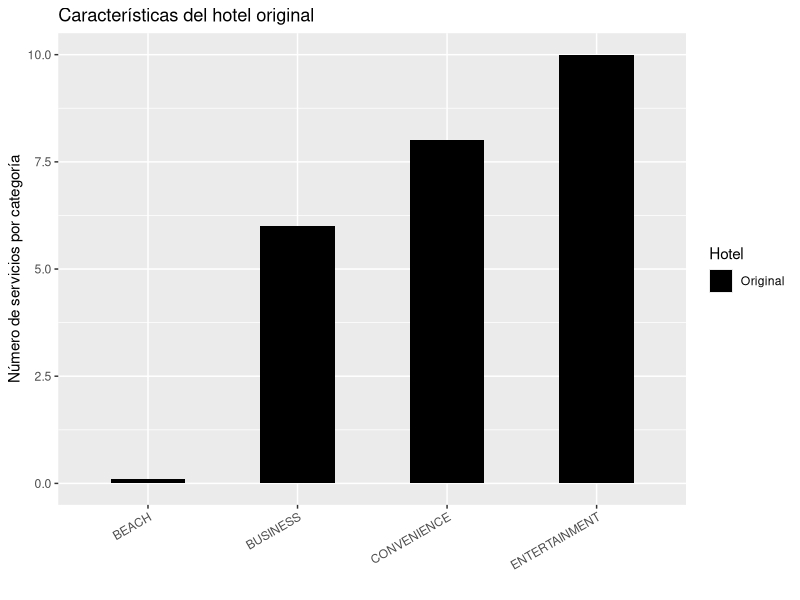
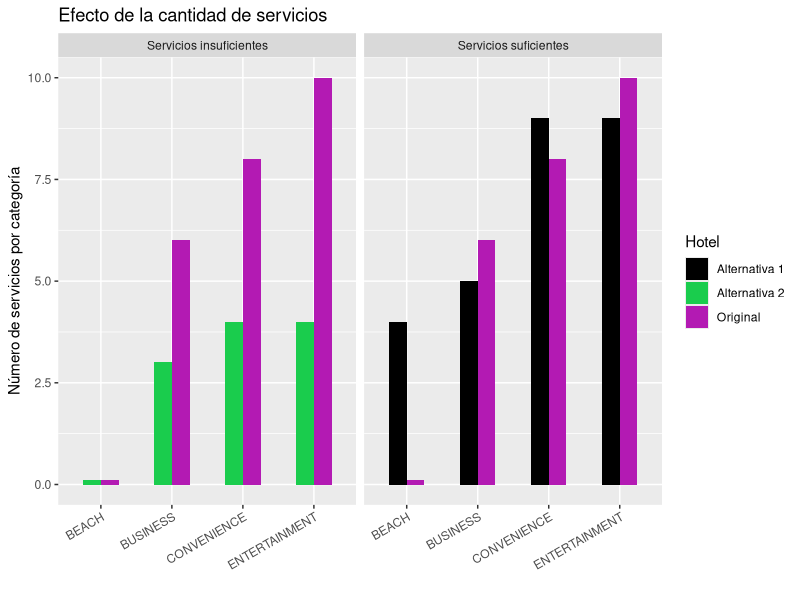
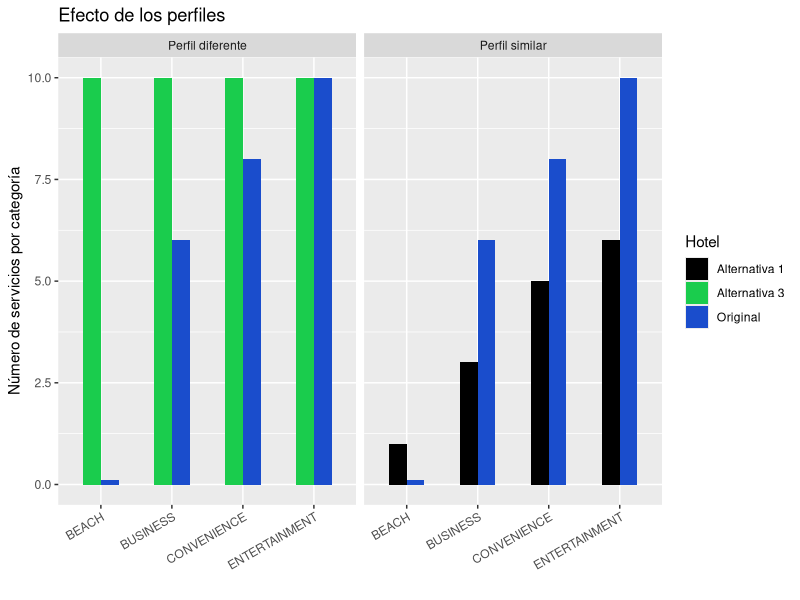
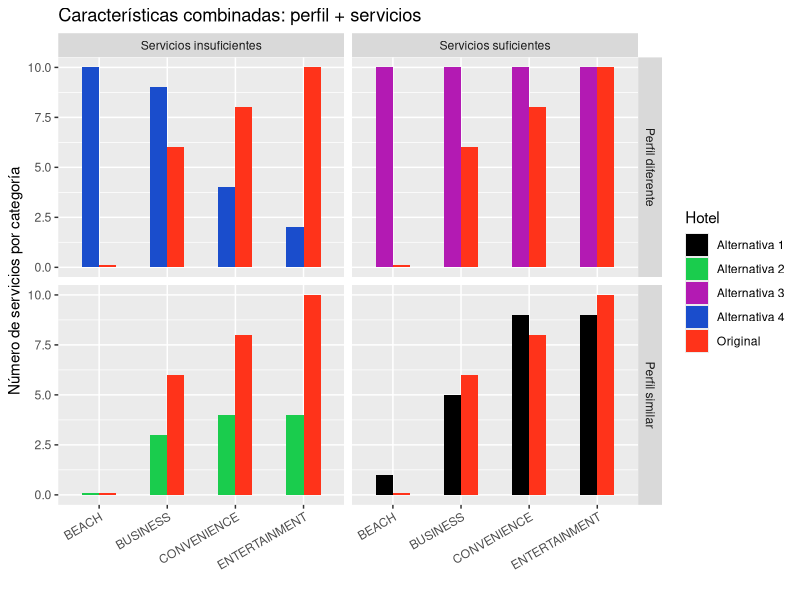
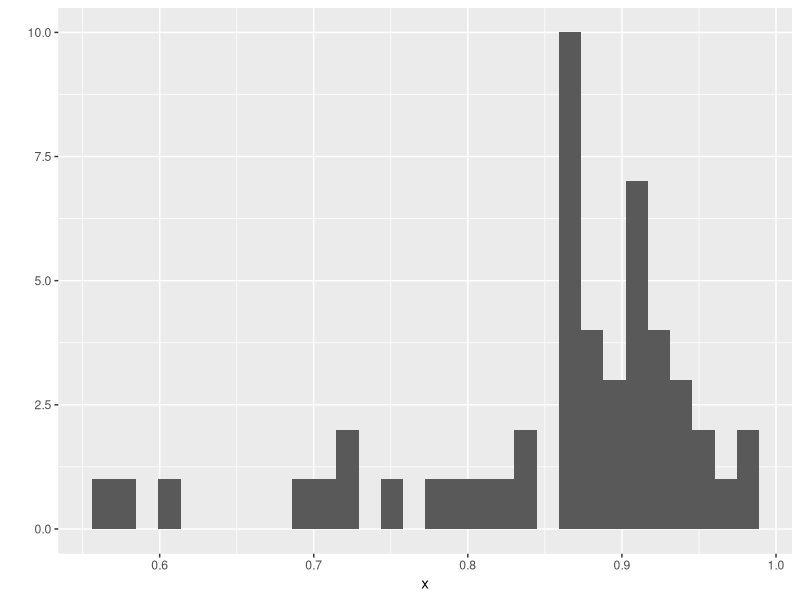
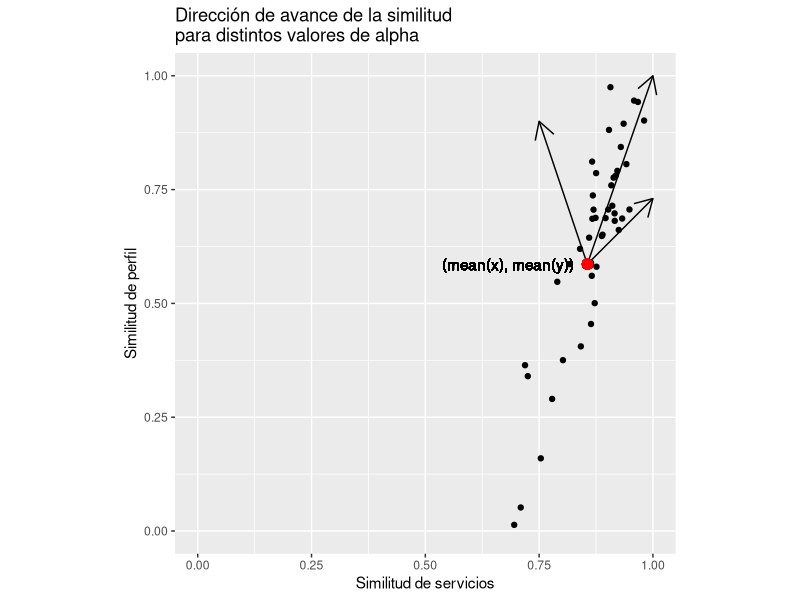
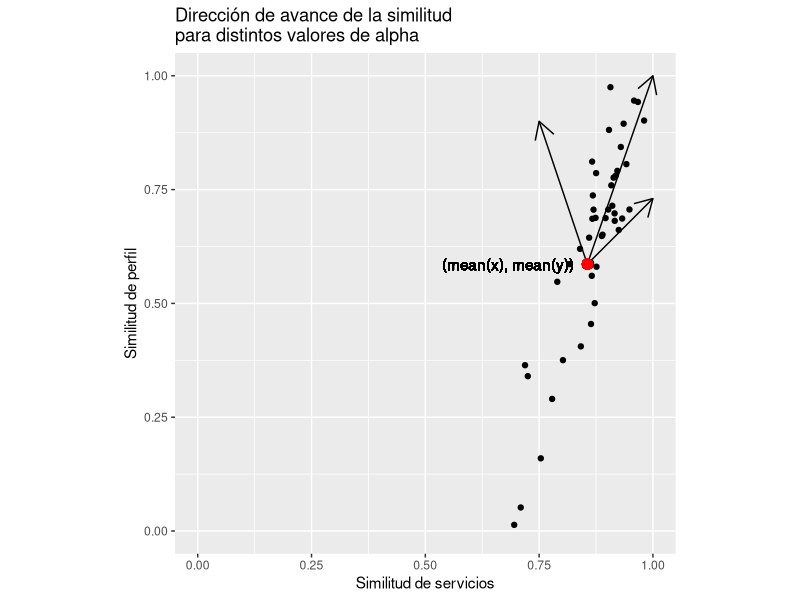
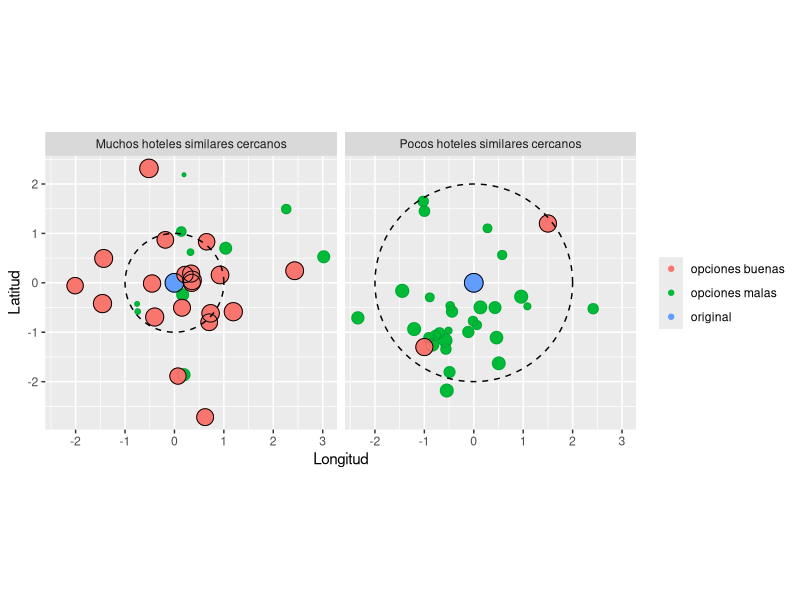

Here is the R script that generated these plots, in order:
library(ggplot2)
library(grid)
library(ggthemes)
library(dplyr)

# Auxiliares --------------------------------------------------------------

circleFun <- function(center = c(0,0),diameter = 1, npoints = 100){
  r = diameter / 2
  tt <- seq(0,2*pi,length.out = npoints)
  xx <- center[1] + r * cos(tt)
  yy <- center[2] + r * sin(tt)
  return(data.frame(x = xx, y = yy))
}

## Similitud
aux <- data.frame(x = c('BEACH','BUSINESS','ENTERTAINMENT','CONVENIENCE'),
                  y = c(0.1,6,10,8),
                  Hotel = rep('Original', 4))
ggplot(aux) +
  geom_bar(aes(x,y,fill=Hotel), stat='identity', position='dodge', width=0.5) +
  scale_fill_manual(values = 'black') +
  labs(title='Características del hotel original', x='', y='Número de servicios por categoría') +
  theme(axis.text.x=element_text(angle=30, hjust=1))

## Similitud (servicios)
x <- data.frame(x = c('BEACH','BUSINESS','ENTERTAINMENT','CONVENIENCE'),
                y = c(0.1,6,10,8),
                Hotel = rep('Original', 4))
y <- data.frame(x = c('BEACH','BUSINESS','ENTERTAINMENT','CONVENIENCE'),
                y = c(4,5,9,9),
                Hotel = rep('Alternativa 1', 4))
z <- data.frame(x = c('BEACH','BUSINESS','ENTERTAINMENT','CONVENIENCE'),
                y = c(0.1,3,4,4),
                Hotel = rep('Alternativa 2', 4))
aux <- rbind(
  cbind(x,div='Perfil similar', hinge='Servicios suficientes'),
  cbind(y,div='Perfil similar', hinge='Servicios suficientes'),
  cbind(x,div='Perfil similar', hinge='Servicios insuficientes'),
  cbind(z,div='Perfil similar', hinge='Servicios insuficientes'))

ggplot(aux) +
  geom_bar(aes(x,y,fill=Hotel), stat='identity', position='dodge', width=0.5) +
  scale_fill_manual(values = c('black', rgb(0.1,0.8,0.3), rgb(0.7,0.1,0.7))) +
  facet_wrap( ~ hinge) +
  labs(title='Efecto de la cantidad de servicios', x='', y='Número de servicios por categoría') +
  theme(axis.text.x=element_text(angle=30, hjust=1))



## Similitud (perfil)

x <- data.frame(x = c('BEACH','BUSINESS','ENTERTAINMENT','CONVENIENCE'),
                y = c(0.1,6,10,8),
                Hotel = rep('Original', 4))
y <- data.frame(x = c('BEACH','BUSINESS','ENTERTAINMENT','CONVENIENCE'),
                y = c(1,3,6,5),
                Hotel = rep('Alternativa 1', 4))
v <- data.frame(x = c('BEACH','BUSINESS','ENTERTAINMENT','CONVENIENCE'),
                y = c(10,10,10,10),
                Hotel = rep('Alternativa 3', 4))
aux <- rbind(
  cbind(x,div='Perfil similar', hinge='Servicios suficientes'),
  cbind(y,div='Perfil similar', hinge='Servicios suficientes'),
  cbind(x,div='Perfil diferente', hinge='Servicios suficientes'),
  cbind(v,div='Perfil diferente', hinge='Servicios suficientes'))

ggplot(aux) +
  geom_bar(aes(x,y,fill=Hotel), stat='identity', position='dodge', width=0.5) +
  scale_fill_manual(values = c('black', rgb(0.1,0.8,0.3), rgb(0.1,0.3,0.8))) +
  facet_wrap(~ div) +
  labs(title='Efecto de los perfiles', x='', y='Número de servicios por categoría') +
  theme(axis.text.x=element_text(angle=30, hjust=1))




## Similitud (servicios + perfil)


x <- data.frame(x = c('BEACH','BUSINESS','ENTERTAINMENT','CONVENIENCE'),
                y = c(0.1,6,10,8),
                Hotel = rep('Original', 4))
y <- data.frame(x = c('BEACH','BUSINESS','ENTERTAINMENT','CONVENIENCE'),
                y = c(1,5,9,9),
                Hotel = rep('Alternativa 1', 4))
z <- data.frame(x = c('BEACH','BUSINESS','ENTERTAINMENT','CONVENIENCE'),
                y = c(0.1,3,4,4),
                Hotel = rep('Alternativa 2', 4))
v <- data.frame(x = c('BEACH','BUSINESS','ENTERTAINMENT','CONVENIENCE'),
                y = c(10,10,10,10),
                Hotel = rep('Alternativa 3', 4))
w <- data.frame(x = c('BEACH','BUSINESS','ENTERTAINMENT','CONVENIENCE'),
                y = c(10,9,2,4),
                Hotel = rep('Alternativa 4', 4))

aux <- rbind(
  cbind(x,div='Perfil similar', hinge='Servicios suficientes'),
  cbind(y,div='Perfil similar', hinge='Servicios suficientes'),
  cbind(x,div='Perfil similar', hinge='Servicios insuficientes'),
  cbind(z,div='Perfil similar', hinge='Servicios insuficientes'),
  cbind(x,div='Perfil diferente', hinge='Servicios suficientes'),
  cbind(v,div='Perfil diferente', hinge='Servicios suficientes'),
  cbind(x,div='Perfil diferente', hinge='Servicios insuficientes'),
  cbind(w,div='Perfil diferente', hinge='Servicios insuficientes'))

ggplot(aux) +
  geom_bar(aes(x,y,fill=Hotel), stat='identity', position='dodge', width=0.5) +
  scale_fill_manual(values = c('black', rgb(0.1,0.8,0.3),
                               rgb(0.7,0.1,0.7), rgb(0.1,0.3,0.8), rgb(1,0.2,0.1))) +
  facet_grid(div ~ hinge) +
  labs(title='Características combinadas: perfil + servicios', x='', y='Número de servicios por categoría') +
  theme(axis.text.x=element_text(angle=30, hjust=1))

## Elección de alpha
set.seed(1234)
n <- 50
x <- rbeta(n, shape1 = 8, shape2 = 2)
qplot(x)
y <- 3*x - 2 + rnorm(n, 0, 0.1)
d <- data.frame(x,y) %>%
  filter(x > 0, x < 1, y > 0, y < 1)
mx <- mean(x)
my <- mean(y)
arr <- data.frame(x = rep(mx, 3),
                  y = rep(my, 3),
                  xend = c(0.75, 1, 1),
                  yend = c(0.9, 1, my + (1-mx)),
                  col = c('blue','red','black'))
plot_alpha <- ggplot(d) +
  geom_point(aes(x,y)) +
  geom_segment(data=arr,
               mapping=aes(x=x, xend=xend, y=y, yend=yend),
               arrow = arrow(length = unit(0.5,'cm'))) +
  geom_point(aes(x=mx, y=my), color = 'red', size = 3) +
  geom_text(aes(x=mx, y=my, label='(mean(x), mean(y))'), hjust=1.1) +
  xlim(0,1) +
  ylim(0,1) +
  coord_equal() +
  labs(title = 'Dirección de avance de la similitud\npara distintos valores de alpha',
       x = 'Similitud de servicios',
       y = 'Similitud de perfil')
plot_alpha

ggsave(filename = 'tesis/imagenes/alpha.pdf',
       plot = plot_alpha,
       width = 8, height = 8)


# Distancia: criterio dinámico --------------------------------------------

set.seed(1234)
x1 <- data.frame(x=c(0,rnorm(29),1.5,-1),
                 y=c(0,rnorm(29),1.2,-1.3),
                 s=c(5,2*runif(29),4,4),
                 col=c('original', rep('opciones malas',29),
                       'opciones buenas', 'opciones buenas'),
                 id='Pocos hoteles similares cercanos')

x2 <- data.frame(x=c(0,rnorm(30)),
                 y=c(0,rnorm(30)),
                 s=c(5,2*runif(10), 3 + 2*runif(20)),
                 col=c('original', rep('opciones malas',10),
                       rep('opciones buenas', 20)),
                 id='Muchos hoteles similares cercanos')
x3 <- rbind(x1,x2)
c1 <- circleFun(center = c(0,0), diameter = 2, npoints = 100)
c2 <- circleFun(center = c(0,0), diameter = 4, npoints = 100)
c3 <- rbind(cbind(c1, id='Muchos hoteles similares cercanos'),
            cbind(c2, id='Pocos hoteles similares cercanos'))

plot_distdin <- ggplot(x3) +
  geom_point(aes(x,y,size=s,color=col)) +
  geom_point(aes(x,y,size=s,alpha=(s>2)), shape=1, color='black') +
  geom_path(data=c3, aes(x,y), linetype='dashed') +
  scale_size_continuous(guide=FALSE) +
  scale_alpha_discrete(guide=FALSE) +
  guides(color=guide_legend(title=NULL)) +
  labs(x='Longitud', y='Latitud') +
  coord_equal() +
  facet_wrap(~ id)

ggsave(filename = 'tesis/imagenes/distdin.pdf',
       plot = plot_distdin,
       width = 8, height = 4)

